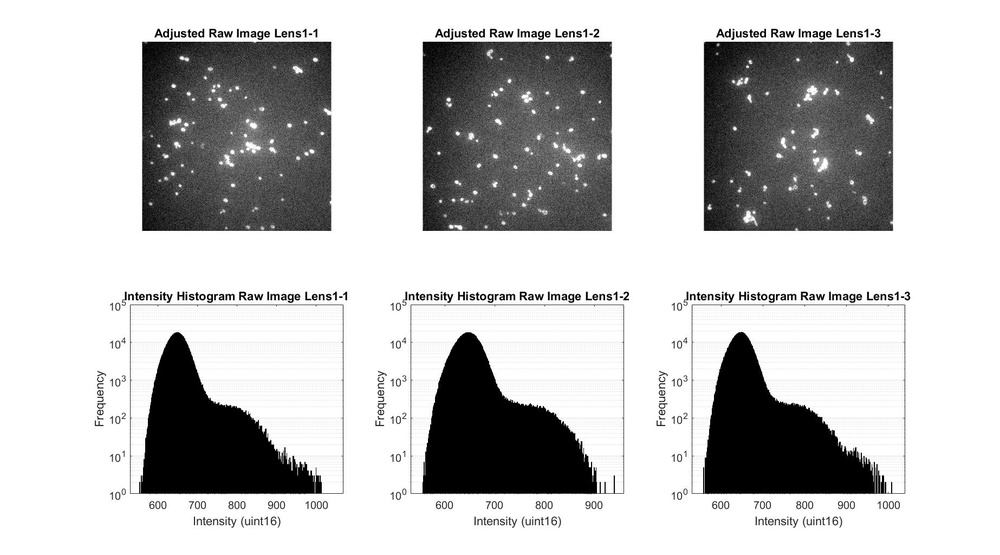
%> input picture Examples/George/ImageProcessing/Lens1-raw.jpg, 1000 x 555 px, shrunk from 1846 x 1024 before the run
$ octave --eval "test2('Lens1-raw.jpg');"   (GNU Octave 9; MATLAB toolbox functions it lacks are replaced by stand-ins)
%> lines starting %> are read from the running program, lines starting %| are printed output that depends on the picture; in (x1, y1, x2, y2) boxes, pixels count from 0 and x2, y2 are one past the last pixel; in counts of white or black regions, pixels touching at a corner belong together; the program's own positions count from 1
function test2(filename,rforgaussion,rforclosing)
%> called with filename = 'Lens1-raw.jpg'
warning('off');
if ischar(filename)
    sample=(imread(filename));
%> sample is the input picture: size 555x1000x3 uint8; min 0, max 255, mean 194.4
else
    sample=filename;
end
if (nargin<3)
    rforclosing=ceil(min(size(sample,1),size(sample,2))/1000);
%> rforclosing = 1
    if (nargin<2)
        rforgaussion=0;
    end
end

% initial saddle plot
if (size(sample,3)>1)
    gsample=rgb2gray(sample);
else
    gsample=sample;
end
if (rforgaussion)
    I=imgaussfilt(gsample,rforgaussion);
else
    I=gsample;
end

Ito=edge(I,'log');
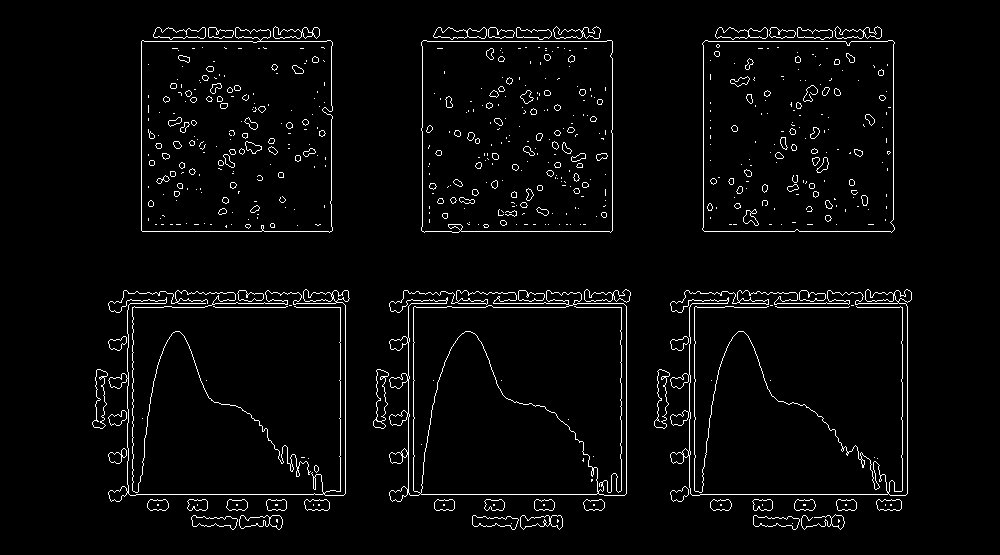
%> Ito: size 555x1000 logical; 3.2% white in thin lines or dots, all inside (x1, y1, x2, y2) = (92, 26, 912, 530)
Ito([1,end],:,:)=[];
%> Ito: size 553x1000 logical; 3.2% white in thin lines or dots, all inside (x1, y1, x2, y2) = (92, 25, 912, 529)
Ito(:,[1,end],:)=[];
%> Ito: size 553x998 logical; 3.2% white in thin lines or dots, all inside (x1, y1, x2, y2) = (91, 25, 911, 529)
figure, imshowpair(gsample,Ito,'montage');

Ito=edge(I,'Sobel');
%> Ito: size 555x1000 logical; 3.2% white in thin lines or dots, all inside (x1, y1, x2, y2) = (94, 28, 911, 528)
Ito([1,end],:,:)=[];
%> Ito: size 553x1000 logical; 3.2% white in thin lines or dots, all inside (x1, y1, x2, y2) = (94, 27, 911, 527)
Ito(:,[1,end],:)=[];
%> Ito: size 553x998 logical; 3.2% white in thin lines or dots, all inside (x1, y1, x2, y2) = (93, 27, 910, 527)
figure, imshowpair(gsample,Ito,'montage');
%> after `imshowpair(gsample,Ito,'montage')`:
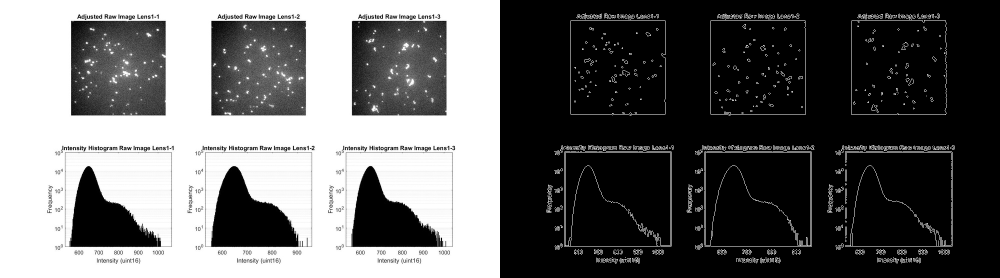
%> displayed picture: size 555x2000, on the screen's scale of 0 to 255 (shown at 1/2 size); min 0, max 255, mean 101.3; mean of the top-left, top-right, bottom-left and bottom-right quarters 183.3, 5.5, 205.3, 10.8

% closed saddle plot
I([1,end],:,:)=[];
I(:,[1,end],:)=[];
%> I: size 553x998 uint8
Ito(~Ito)=0;
Ito = imclearborder(imclose(Ito, strel('disk', rforclosing)),4);
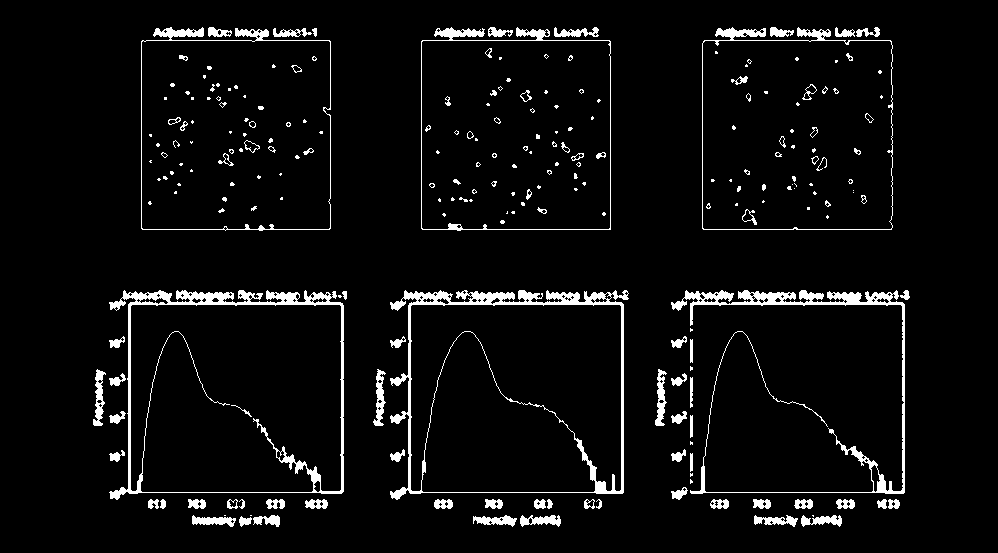
%> Ito: size 553x998 logical; 5% white; 235 white regions (137 under 20 px), largest, box (x1, y1, x2, y2) and area: (390, 290, 629, 500) 4714, (109, 290, 344, 500) 4442, (671, 290, 905, 494) 3897
IIto=uint8(double(I).*((255-Ito)/255));
figure, imshowpair(Ito,IIto,'montage');
%> after `imshowpair(Ito,IIto,'montage')`:
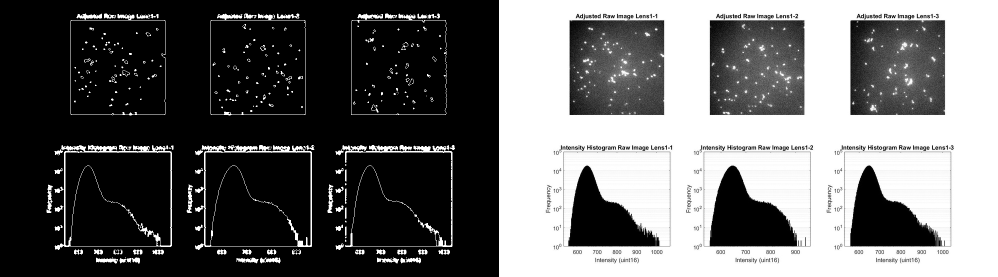
%> displayed picture: size 553x1996, on the screen's scale of 0 to 255 (shown at 1/2 size); min 0, max 255, mean 103.3

sample([1,end],:,:)=[];
%> sample: size 553x1000x3 uint8
sample(:,[1,end],:)=[];
%> sample: size 553x998x3 uint8
bsample=imgaussfilt(sample,sqrt(rforclosing));

fadesample=uint8(double(sample).*repmat(double(255-Ito)/255,1,1,size(sample,3)));
fadebsample=uint8(double(bsample).*repmat(double(255-Ito)/255,1,1,size(sample,3)));
figure, imshow([sample,fadesample,fadebsample]);

bIto=Ito;
bisample=sample;
bisample(repmat(bIto,1,1,1))=0;
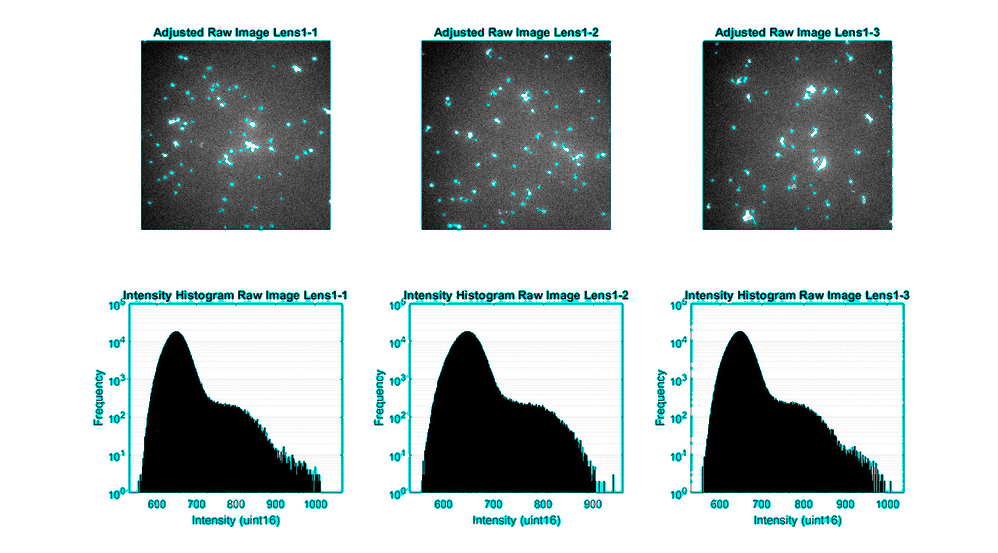
%> bisample: size 553x998x3 uint8; mean R, G, B 186, 194, 194
bsample(repmat(bIto,1,1,1))=0;
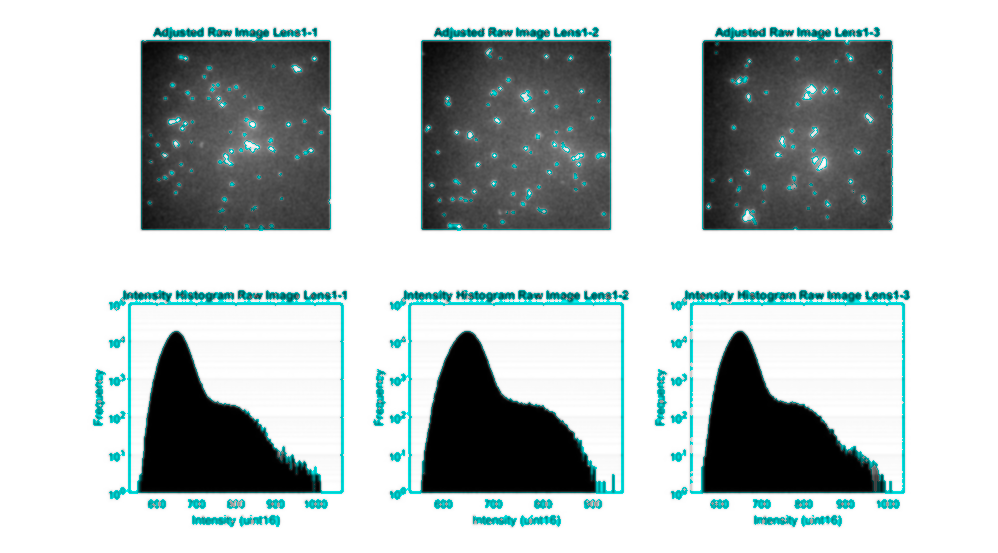
%> bsample: size 553x998x3 uint8; mean R, G, B 185.7, 194, 194
figure, imshow([sample,bisample,bsample]);
%> after `imshow([sample,bisample,bsample])`:
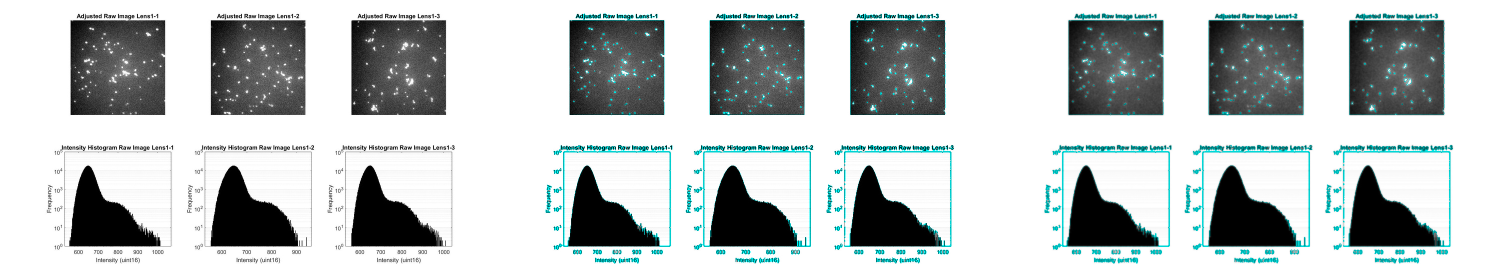
%> displayed picture: size 553x2994x3, on the screen's scale of 0 to 255 (shown at 1/2 size); mean R, G, B 188.6, 194, 194
end

$ run again, on Examples/George/ImageProcessing/Segmentation.jpg
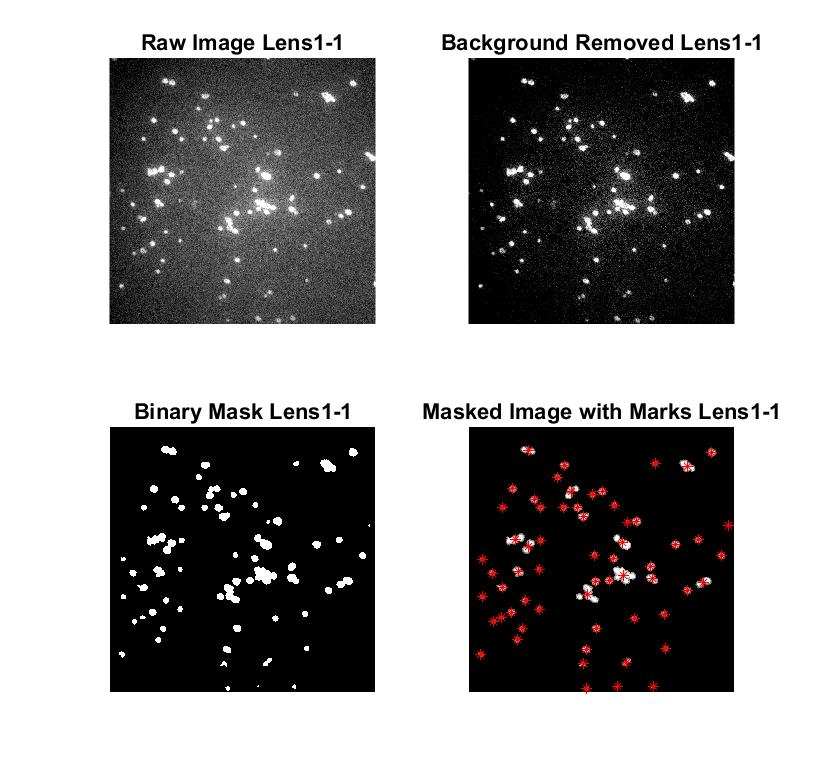
%> input picture Examples/George/ImageProcessing/Segmentation.jpg, 816 x 778 px
%> in test2, sample is the input picture: size 778x816x3 uint8; mean R, G, B 152.1, 151.3, 151.3
%> in test2, `Ito=edge(I,'log');`:
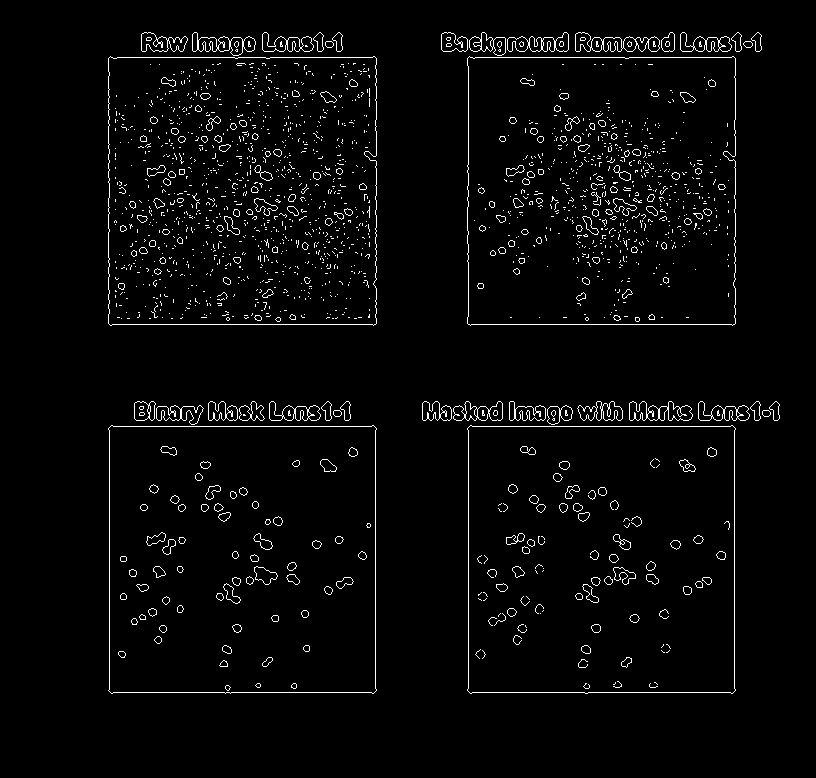
%> Ito: size 778x816 logical; 3% white in thin lines or dots, all inside (x1, y1, x2, y2) = (108, 32, 780, 694)
%> bisample: size 776x814x3 uint8; mean R, G, B 148.2, 150.7, 150.7
%> in test2, `imshow([sample,bisample,bsample])`:
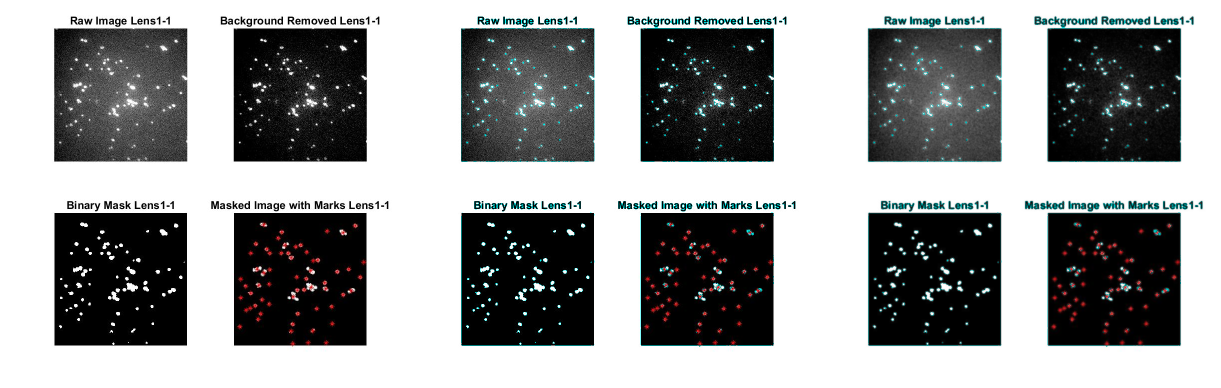
%> displayed picture: size 776x2442x3, on the screen's scale of 0 to 255 (shown at 1/2 size); mean R, G, B 149.3, 150.7, 150.7
